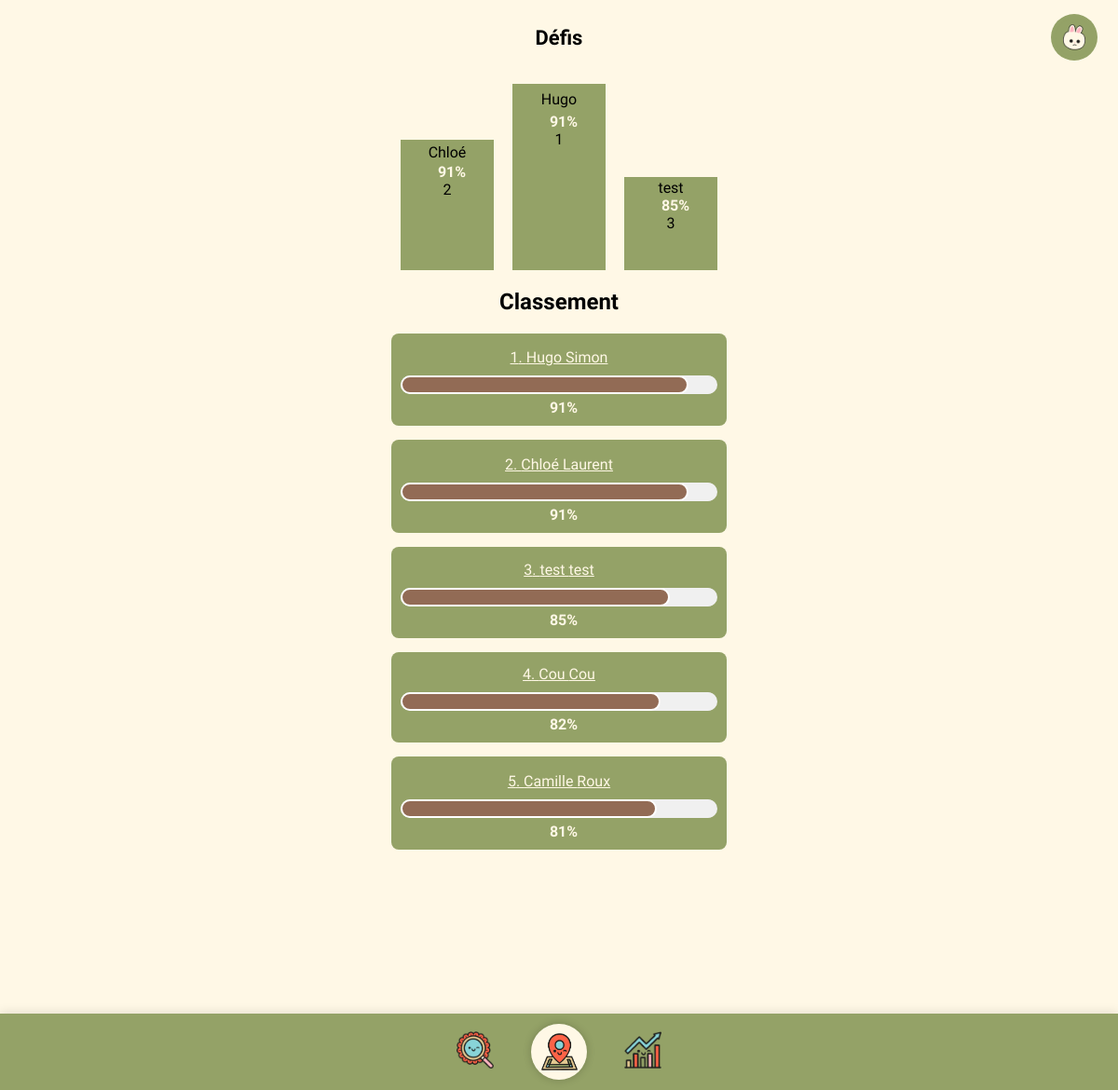
/defis, run on the app's committed database.
### tables this page shows
CREATE TABLE utilisateur (
        id_utilisateur INTEGER PRIMARY KEY AUTOINCREMENT,
        nom TEXT NOT NULL,
        prenom TEXT NOT NULL,
        tel TEXT,
        email TEXT UNIQUE NOT NULL,
        mdp TEXT NOT NULL,
        classe TEXT
    );

CREATE TABLE progression (
        id_utilisateur INTEGER,
        general TEXT,
        arrosage TEXT,
        desherbage TEXT,
        heures_passees REAL,
        PRIMARY KEY (id_utilisateur),
        FOREIGN KEY (id_utilisateur) REFERENCES utilisateur(id_utilisateur) ON DELETE CASCADE
    );

### routes/defis_routes.py (the view)
@defis_bp.route('/defis')
def defis():
    top_users = get_top_users(5)
    podium_users = get_top_three_users()
    return render_template('defis.html', top_users=top_users, podium_users=podium_users)

### backend/database_functions.py (called while the page is built)
def get_top_users(limit=5):
    conn = sqlite3.connect("./backend/plantes.db")
    cursor = conn.cursor()
    cursor.execute('''
    SELECT u.id_utilisateur, u.nom, u.prenom, p.general
    FROM utilisateur u
    JOIN progression p ON u.id_utilisateur = p.id_utilisateur
    ORDER BY p.general DESC
    LIMIT ?
    ''', (limit,))
    results = cursor.fetchall()
    conn.close()
    return results

def get_top_three_users():
    return get_top_users(3)

### templates/defis.html (shortened to what this page needs)
<!DOCTYPE html>
<html>
  <head>
    <link rel="stylesheet" href="static/global.css" />
    <link rel="stylesheet" href="static/defis.css" />
  </head>
  <body>
    <header class="main-header">
      <h1 class="page-title">Défis</h1>
      <a href="/maprogression" class="settings-button" aria-label="MaProgression">
        <img src="{{ url_for('static', filename='images/bouton_profil.png') }}" alt="Ma Progression">
      </a>
    </header>
    <div class="container">
      <div class="podium">
        {% if podium_users|length > 1 %}
        <div class="podium-place second-place">
          <div class="user-name">{{ podium_users[1][2] }}</div>
          <div class="score">{{ podium_users[1][3] }}%</div>
          <div>2</div>
        </div>
        {% endif %}
        {% if podium_users|length > 0 %}
        <div class="podium-place first-place">
          <div class="user-name">{{ podium_users[0][2] }}</div>
          <div class="score">{{ podium_users[0][3] }}%</div>
          <div>1</div>
        </div>
        {% endif %}
        {% if podium_users|length > 2 %}
        <div class="podium-place third-place">
          <div class="user-name">{{ podium_users[2][2] }}</div>
          <div class="score">{{ podium_users[2][3] }}%</div>
          <div>3</div>
        </div>
        {% endif %}
      </div>
      <h2>Classement</h2>
      {% for user in top_users %}
      <div class="user-container">
        <a href="{{ url_for('progression.user_progression', user_id=user[0]) }}" class="user-link">
          <div class="user-name">{{ loop.index }}. {{ user[2] }} {{ user[1] }}</div>
        </a>
        <div class="progress-container">
          <div class="progress-bar" style="width: {{ user[3] }}%;"></div>
        </div>
        <div class="score">{{ user[3] }}%</div>
      </div>
      {% endfor %}
    </div>
    <div class="group-wrapper">
      <div class="group-8">
          <a href="{{ url_for('info.index') }}">
              <img class="loupe" src="static/images/loupe.png" />
          </a>
          <a href="{{ url_for('accueil.accueil') }}">
              <div class="map-wrapper">
                  <img class="map" src="static/images/map.png" />
              </div>
          </a>
          <a href="{{ url_for('defis.defis') }}">
              <img class="resultats" src="static/images/resultats.png" />
          </a>
      </div>
  </div>
  </body>
</html>

### static/global.css (style rules this page uses)
body { background-color: #FFF8E6; font-family: "DynaPuff", cursive; margin: 0; padding-bottom: 80px; display: flex; flex-direction: column; align-items: center; text-align: center; padding : 20px 10px; }
h1 { text-align: center; font-size: 24px; margin-top: 20px; }
.group-wrapper { position: fixed; width: 100%; height: 82px; bottom: 0; background-color: #94A267; display: flex; justify-content: center; align-items: center; z-index: 9999; box-shadow: 0 -2px 10px rgba(0, 0, 0, 0.1); }
.group-8 { display: flex; align-items: center; justify-content: center; gap: 40px; }
.group-8 img { height: 40px; width: auto; object-fit: cover; }
.map-wrapper { width: 60px; height: 60px; background-color: #FFF8E6; border-radius: 50%; display: flex; align-items: center; justify-content: center; box-shadow: 0 0 10px rgba(0, 0, 0, 0.2); }
.map { width: 40px; height: 40px; object-fit: cover; }

### static/defis.css (style rules this page uses)
body { min-height: 140vh; margin-top: 10px; }
.main-header { display: flex; align-items: center; padding: 10px 0; margin-bottom: 20px; width: 100%; position: relative; }
.page-title { font-family: "DynaPuff", cursive; font-size: 22px; margin: 0; text-align: center; position: absolute; left: 50%; transform: translateX(-50%); }
.settings-button { background-color: #94a267; position: absolute; right: 1%; width: 50px; height: 50px; border: none; border-radius: 50%; text-align: center; display: flex; align-items: center; justify-content: center; cursor: pointer; transition: background-color 0.3s; }
.back-button img, .settings-button img { width: 40px; height: 40px; }
.progress-container { width: 100%; height: 20px; background-color: #f0f0f0; border-radius: 10px; margin: 5px 0; overflow: hidden; }
.progress-bar { height: 100%; width: 50%; background-color: #926B55; border-radius: 10px; transition: width 0.5s ease-in-out; border: 2px solid white; box-sizing: border-box; }
.score { font-weight: bold; margin-left: 10px; color: #FFF8E6; }
.user-name { padding-top: 6%; font-size: 16px; margin-bottom: 5px; align-items: center; text-align: center; display: flex; justify-content: center; align-items: center; height: 10%; }
.user-container { margin-bottom: 15px; padding: 10px; border-radius: 8px; background-color: #94A267; display: flex; flex-direction: column; justify-content: center; align-items: center; }
.podium { display: flex; justify-content: center; align-items: flex-end; margin: 20px 0; height: 200px; }
.podium-place { text-align: center; margin: 0 10px; }
.first-place { height: 100%; width: 100px; background-color: #94A267; }
.second-place { height: 70%; width: 100px; background-color: #94A267; }
.third-place { height: 50%; width: 100px; background-color: #94A267; }
.user-link { color: #FFF8E6; }

### data on the page
utilisateur: prenom "Chloé"
progression: general "91", prenom "Chloé", nom "Laurent"
utilisateur: prenom "Hugo"
progression: general "91", prenom "Hugo", nom "Simon"
utilisateur: prenom "test"
progression: general "85", prenom "test", nom "test"
progression: prenom "Cou", nom "Cou", general "82"
progression: prenom "Camille", nom "Roux", general "81"
